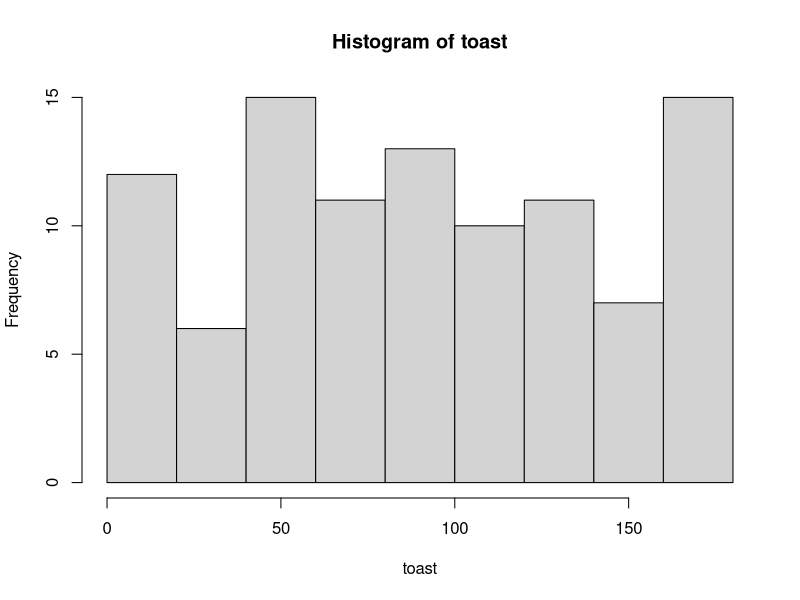
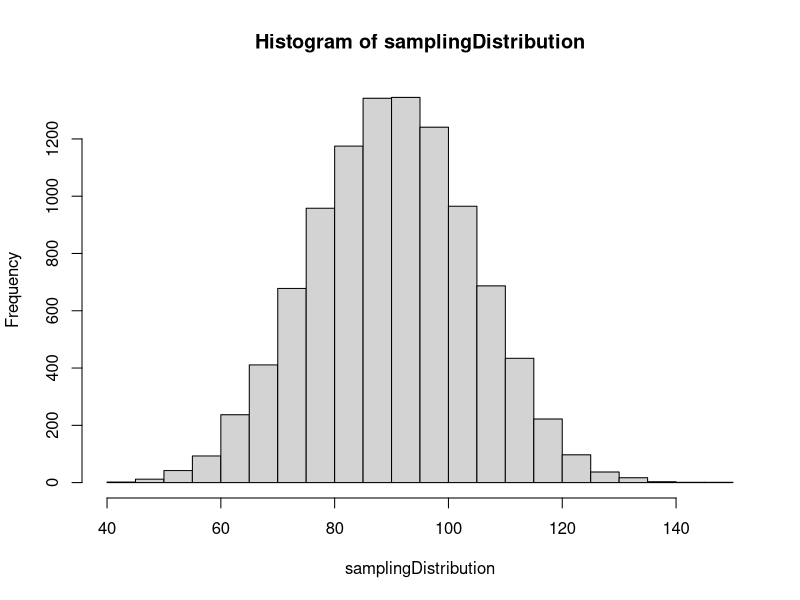

These figures' R source, in order:
#Gumballs
gumballs <- rep.int(1:2,25)
gumballs <- factor(gumballs, labels=c("Red","Blue"))
gumballs
sample(gumballs,size=10,replace=TRUE)
sum(sample(gumballs,size=10,replace=TRUE)=="Red")

sum(sample(gumballs,size=1000,replace=TRUE)=="Red")


runif(n=10,min=1,max=5)
rnorm(n=10,mean=5,sd=1)
rbinom(n=10,size=1,prob=.5)
runif(n=100,min=0,max=50)
runif(n=50,min=0,max=100)
runif(n=10)


#Toast
toast <- runif(100,0,180)
head(toast)
tail(toast)
mean(toast)
hist(toast)

set.seed(5)
toastAngleData <- runif(1000,0,180)
mean(toastAngleData)

mean(sample(toast,size=14,replace=TRUE))
samplingDistribution<-replicate(10000,mean(sample(toastAngleData,size=14,replace = TRUE)),simplify = TRUE)
hist(samplingDistribution)


quantile(0:100,probs=0.75)
qnorm(0.50)
qnorm(0.025)
qnorm(0.975)
qnorm(0.25)
qnorm(0.75)

mean(replicate(1000000,mean(sample(0:100, size=3))))
